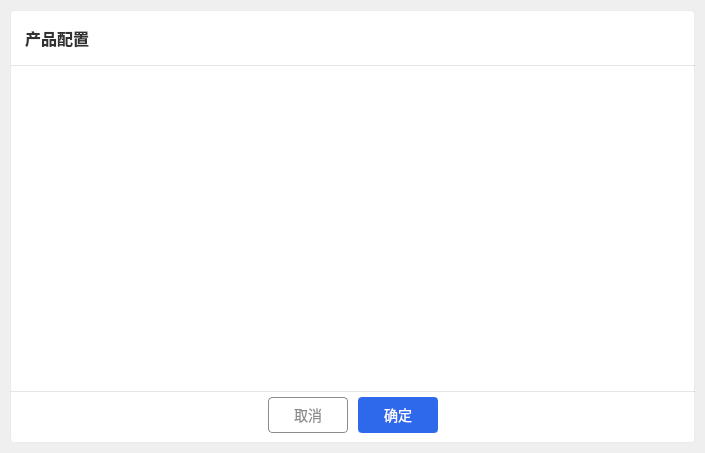
<?xml version="1.0" encoding="UTF-8"?>
<ui version="4.0">
 <class>ProductConfig</class>
 <widget class="QWidget" name="ProductConfig">
  <property name="geometry">
   <rect>
    <x>0</x>
    <y>0</y>
    <width>705</width>
    <height>453</height>
   </rect>
  </property>
  <property name="minimumSize">
   <size>
    <width>600</width>
    <height>450</height>
   </size>
  </property>
  <property name="windowTitle">
   <string>产品配置</string>
  </property>
  <property name="styleSheet">
   <string notr="true"/>
  </property>
  <layout class="QGridLayout" name="gridLayout">
   <property name="leftMargin">
    <number>10</number>
   </property>
   <property name="topMargin">
    <number>10</number>
   </property>
   <property name="rightMargin">
    <number>10</number>
   </property>
   <property name="bottomMargin">
    <number>10</number>
   </property>
   <item row="0" column="0">
    <widget class="QWidget" name="widget_2" native="true">
     <property name="styleSheet">
      <string notr="true">#widget_2{
	background-color: rgb(255, 255, 255);
	border-style:solid;
	border-width:1px;
	border-color:rgb(235,235,235);
	border-radius: 4px;
}
QScrollBar:vertical{ 
    width:8px;  
    border-style:flat;
    border-radius: 4px;
    border:0px;
     background: rgb(255, 255, 255);
} 
QScrollBar::handle:vertical{ 
    background: rgb(200, 200, 200);
    border-radius: 4px;
    width:8px; 
    min-height:50px; 
    border-style:flat;
}
QScrollBar::handle:vertical::hover{ 
    background: rgb(130, 130, 130);
    border-radius: 4px;
    width:8px; 
}
QScrollBar::handle:vertical::pressed{ 
    background: rgb(130, 130, 130);
    border-radius:4px;
    width:8px; 
}
QScrollBar::sub-page:vertical {
     background: rgb(255, 255, 255);
border-style:flat;
}
QScrollBar::add-page:vertical {
     background: rgb(255, 255, 255);
border-style:flat;
}
QScrollBar::add-line:vertical{
     background: rgb(255, 255, 255);
}
QScrollBar::sub-line:vertical {
     background: rgb(255, 255, 255);
}
QScrollBar:horizontal{ 
    height:8px;  
    border-style:flat;
    border-radius: 4px;
    border:0px;
    background: rgb(255, 255, 255);
} 
QScrollBar::handle:horizontal{ 
    background: rgb(200, 200, 200);
    border-radius: 4px;
    height:8px; 
    min-width:50px; 
    border-style:flat;
}
QScrollBar::handle:horizontal::hover{ 
    background: rgb(130, 130, 130);
    border-radius: 4px;
    height:8px; 
}
QScrollBar::handle:horizontal::pressed{ 
    background: rgb(130, 130, 130);
    border-radius:4px;
    height:8px; 
}
QScrollBar::sub-page:horizontal {
     background: rgb(255, 255, 255);
    border-style:flat;
}
QScrollBar::add-page:horizontal {
     background: rgb(255, 255, 255);
    border-style:flat;
}
QScrollBar::sub-line:horizontal {
     background: rgb(255, 255, 255);
}
QScrollBar::add-line:horizontal{
     background: rgb(255, 255, 255);
}</string>
     </property>
     <layout class="QVBoxLayout" name="verticalLayout" stretch="0,0,1,0,0">
      <property name="spacing">
       <number>0</number>
      </property>
      <property name="leftMargin">
       <number>0</number>
      </property>
      <property name="topMargin">
       <number>0</number>
      </property>
      <property name="rightMargin">
       <number>0</number>
      </property>
      <property name="bottomMargin">
       <number>0</number>
      </property>
      <item>
       <widget class="QWidget" name="widget_windowTitle" native="true">
        <property name="minimumSize">
         <size>
          <width>0</width>
          <height>55</height>
         </size>
        </property>
        <property name="maximumSize">
         <size>
          <width>16777215</width>
          <height>55</height>
         </size>
        </property>
        <property name="styleSheet">
         <string notr="true">background: transparent; </string>
        </property>
        <layout class="QHBoxLayout" name="horizontalLayout_5">
         <property name="spacing">
          <number>0</number>
         </property>
         <property name="leftMargin">
          <number>15</number>
         </property>
         <property name="topMargin">
          <number>0</number>
         </property>
         <property name="rightMargin">
          <number>5</number>
         </property>
         <property name="bottomMargin">
          <number>0</number>
         </property>
         <item>
          <layout class="QHBoxLayout" name="horizontalLayout_3">
           <item>
            <widget class="QLabel" name="label_windowTitle">
             <property name="toolTip">
              <string/>
             </property>
             <property name="styleSheet">
              <string notr="true">font-weight:bold;
font-size:16px;
color: rgb(50, 50, 50);
</string>
             </property>
             <property name="text">
              <string>产品配置</string>
             </property>
            </widget>
           </item>
          </layout>
         </item>
         <item>
          <spacer name="horizontalSpacer_2">
           <property name="orientation">
            <enum>Qt::Horizontal</enum>
           </property>
           <property name="sizeType">
            <enum>QSizePolicy::Maximum</enum>
           </property>
           <property name="sizeHint" stdset="0">
            <size>
             <width>623</width>
             <height>20</height>
            </size>
           </property>
          </spacer>
         </item>
         <item>
          <widget class="QWidget" name="widget_menu" native="true">
           <property name="sizePolicy">
            <sizepolicy hsizetype="Minimum" vsizetype="Preferred">
             <horstretch>0</horstretch>
             <verstretch>0</verstretch>
            </sizepolicy>
           </property>
           <property name="minimumSize">
            <size>
             <width>0</width>
             <height>45</height>
            </size>
           </property>
           <property name="maximumSize">
            <size>
             <width>400</width>
             <height>45</height>
            </size>
           </property>
           <layout class="QHBoxLayout" name="horizontalLayout_4">
            <property name="spacing">
             <number>0</number>
            </property>
            <property name="leftMargin">
             <number>0</number>
            </property>
            <property name="topMargin">
             <number>0</number>
            </property>
            <property name="rightMargin">
             <number>0</number>
            </property>
            <property name="bottomMargin">
             <number>0</number>
            </property>
           </layout>
          </widget>
         </item>
         <item>
          <widget class="QLabel" name="label_2">
           <property name="minimumSize">
            <size>
             <width>10</width>
             <height>0</height>
            </size>
           </property>
           <property name="maximumSize">
            <size>
             <width>10</width>
             <height>16777215</height>
            </size>
           </property>
           <property name="text">
            <string/>
           </property>
          </widget>
         </item>
         <item>
          <layout class="QHBoxLayout" name="horizontalLayout">
           <property name="spacing">
            <number>0</number>
           </property>
           <item>
            <widget class="QPushButton" name="pushButton_close">
             <property name="minimumSize">
              <size>
               <width>40</width>
               <height>40</height>
              </size>
             </property>
             <property name="maximumSize">
              <size>
               <width>40</width>
               <height>40</height>
              </size>
             </property>
             <property name="styleSheet">
              <string notr="true">QPushButton:hover { 
background-color:rgb(242, 113, 113); 
image: url(:/png/closeW.png)15 0 0 0;
}
QPushButton { 
image: url(:/png/close.png)15 0 0 0;
border-width:0;
border-style:outset;
background-color:transparent;
border-radius:2px;
}
</string>
             </property>
             <property name="text">
              <string/>
             </property>
            </widget>
           </item>
          </layout>
         </item>
        </layout>
       </widget>
      </item>
      <item>
       <widget class="Line" name="line">
        <property name="minimumSize">
         <size>
          <width>0</width>
          <height>1</height>
         </size>
        </property>
        <property name="maximumSize">
         <size>
          <width>16777215</width>
          <height>1</height>
         </size>
        </property>
        <property name="styleSheet">
         <string notr="true">background-color: rgb(200, 200, 200);</string>
        </property>
        <property name="orientation">
         <enum>Qt::Horizontal</enum>
        </property>
       </widget>
      </item>
      <item>
       <widget class="QWidget" name="widget_config" native="true">
        <property name="styleSheet">
         <string notr="true"/>
        </property>
       </widget>
      </item>
      <item>
       <widget class="Line" name="line_2">
        <property name="minimumSize">
         <size>
          <width>0</width>
          <height>1</height>
         </size>
        </property>
        <property name="maximumSize">
         <size>
          <width>16777215</width>
          <height>1</height>
         </size>
        </property>
        <property name="styleSheet">
         <string notr="true">background-color: rgb(200, 200, 200);</string>
        </property>
        <property name="orientation">
         <enum>Qt::Horizontal</enum>
        </property>
       </widget>
      </item>
      <item>
       <layout class="QHBoxLayout" name="horizontalLayout_2">
        <property name="spacing">
         <number>10</number>
        </property>
        <property name="topMargin">
         <number>5</number>
        </property>
        <property name="bottomMargin">
         <number>10</number>
        </property>
        <item>
         <spacer name="horizontalSpacer">
          <property name="orientation">
           <enum>Qt::Horizontal</enum>
          </property>
          <property name="sizeHint" stdset="0">
           <size>
            <width>40</width>
            <height>20</height>
           </size>
          </property>
         </spacer>
        </item>
        <item>
         <widget class="QPushButton" name="pushButton_Cancel">
          <property name="minimumSize">
           <size>
            <width>80</width>
            <height>36</height>
           </size>
          </property>
          <property name="maximumSize">
           <size>
            <width>80</width>
            <height>36</height>
           </size>
          </property>
          <property name="styleSheet">
           <string notr="true">color: rgb(140,140,140);
font-size:14px;
border-style:solid;
border-width:1px;
border-color:rgb(140,140,140);
border-radius:4px;
padding-left:15px;
padding-right:15px;</string>
          </property>
          <property name="text">
           <string>取消</string>
          </property>
         </widget>
        </item>
        <item>
         <widget class="QPushButton" name="pushButton_OK">
          <property name="minimumSize">
           <size>
            <width>80</width>
            <height>36</height>
           </size>
          </property>
          <property name="maximumSize">
           <size>
            <width>16777215</width>
            <height>36</height>
           </size>
          </property>
          <property name="styleSheet">
           <string notr="true">color: rgb(255, 255, 255);
font-size:14px;
border-style:solid;
border-width:2px;
background-color: rgb(47, 105, 235);
border-color:rgb(47, 105, 235);
border-radius:4px;
padding-left:15px;
padding-right:15px;</string>
          </property>
          <property name="text">
           <string>确定</string>
          </property>
         </widget>
        </item>
        <item>
         <spacer name="horizontalSpacer_3">
          <property name="orientation">
           <enum>Qt::Horizontal</enum>
          </property>
          <property name="sizeHint" stdset="0">
           <size>
            <width>40</width>
            <height>20</height>
           </size>
          </property>
         </spacer>
        </item>
       </layout>
      </item>
     </layout>
    </widget>
   </item>
  </layout>
 </widget>
 <resources/>
 <connections/>
</ui>
